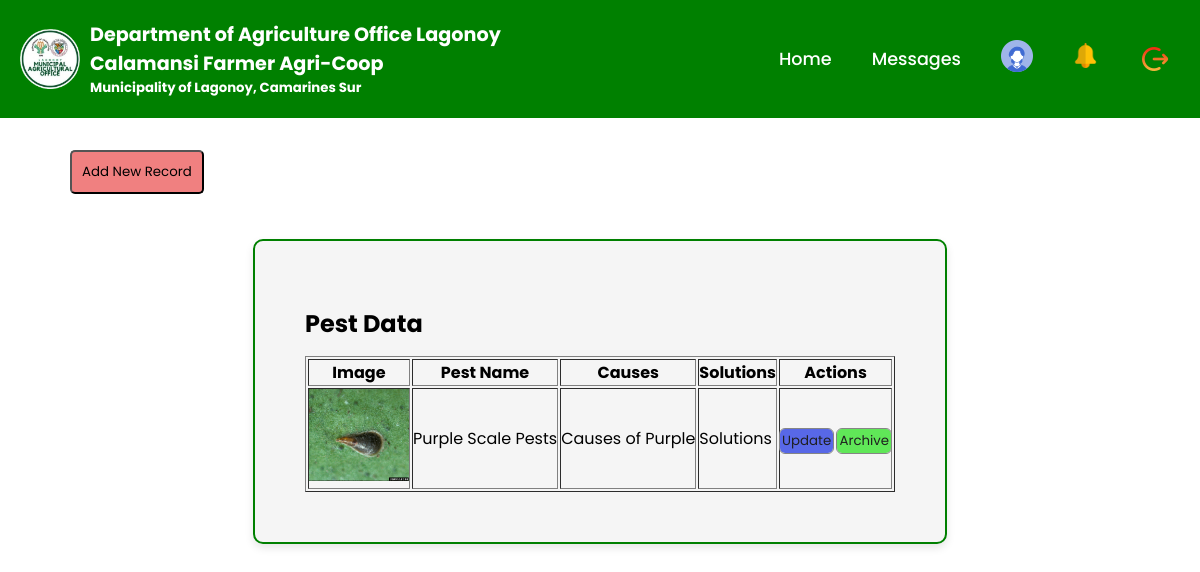
Screenshot of /a_pest.php (signed in) with the database file from the repository.
### tables this page shows
CREATE TABLE `pest` (
  `id` int(11) NOT NULL,
  `name` varchar(100) NOT NULL,
  `causes` text NOT NULL,
  `solutions` text NOT NULL,
  `image` blob NOT NULL,
  `archived` tinyint(1) DEFAULT 0,
  `is_archived` tinyint(1) DEFAULT 0
);

### a_pest.php (the view, shortened to what this page needs)
<?php
require 'layout/header.php';
$sql = "SELECT * FROM pest";
$result = $connection->query($sql);
?>
<main style="margin-top: 10%;">
    <button onclick="window.location.href='a_add_pest.html'" style="position: absolute; top: 150px; left: 70px; background-color: lightcoral; padding: 10px; border-radius: 5px;">
        Add New Record
    </button>
    <h2 style="margin: 15px 0;">Pest Data</h2>
    <div class="pest_fertilizer-list">
        <?php
        if ($result->num_rows > 0) {
            echo '<table border="1">';
            echo '<thead>
                        <tr>
                            <th>Image</th>
                            <th>Pest Name</th>
                            <th>Causes</th>
                            <th>Solutions</th>
                            <th>Actions</th>
                        </tr>
                      </thead>';
            echo '<tbody>';
            while ($row = $result->fetch_assoc()) {
        ?>
                <tr>
                    <td><img src="<?php echo $row['image']; ?>" alt="Pest Image" width="100"></td>
                    <td><?php echo $row['name']; ?></td>
                    <td><?php echo $row['causes']; ?></td>
                    <td><?php echo $row['solutions']; ?></td>
                    <td>
                        <form action="a_update_pest.php" method="POST" style="display: inline;">
                            <button type="submit" class="update-btn">Update</button>
                        </form>
                        <?php if ($row['is_archived']) { ?>
                            <form action="a_archived_pest.php" method="POST" style="display: inline;">
                                <input type="hidden" name="id" value="<?php echo $row['id']; ?>">
                                <button type="submit" onclick="return confirm('Are you sure you want to unarchive this record?');" class="unarchive-btn">Unarchive</button>
                            </form>
                        <?php } else { ?>
                            <form action="a_archived_pest.php" method="POST" style="display: inline;">
                                <button type="submit" onclick="return confirm('Are you sure you want to archive this record?');" class="archive-btn">Archive</button>
                            </form>
                        <?php } ?>
                    </td>
                </tr>
        <?php
            }
            echo '</tbody>';
            echo '</table>';
        } else {
            echo "<p>No pests found.</p>";
        }
        ?>
    </div>
</main>
</body>
</html>

### css/style5.css (style rules this page uses)
* { margin: 0; padding: 0; box-sizing: border-box; text-decoration: none; font-family: 'Poppins', sans-serif; }
.h { display: flex; align-items: center; justify-content: center; min-height: 100vh; background: white-smoke; padding: 0 10px; overflow: auto; }

### layout/header.php (style rules this page uses)
* { margin: 0; padding: 0; box-sizing: border-box; font-family: 'Poppins', 'Century Schoolbook'; }
body { background-color: white; }
main { background-color: whitesmoke; padding: 50px; border-radius: 10px; box-shadow: 0 4px 8px rgba(0, 0, 0, 0.1); margin: 135px 50px; width: auto; min-width: 500px; max-width: 1500px; border: 2px solid green; overflow: auto; }

### a_pest.php (style rules this page uses)
.update-btn, .unarchive-btn, .archive-btn { background: #60e758; border-radius: 5px; padding: 2px; margin-top: 5px; border-style: none; outline: 1px solid #858585; color: #1f1f20; }
.update-btn { background: #5868e7; }
.archive-btn { background: #60e758; }

### rows the page displays
pest: image (picture), name "Purple Scale Pests", causes "Causes of Purple", solutions "Solutions"
